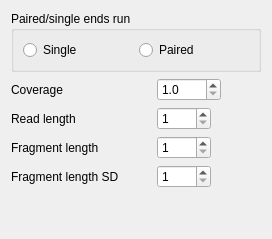
                    <widget class="QWidget" name="page">
                     <layout class="QVBoxLayout" name="verticalLayout_10">
                      <item>
                       <widget class="QGroupBox" name="groupBox_3">
                        <property name="sizePolicy">
                         <sizepolicy hsizetype="Minimum" vsizetype="Minimum">
                          <horstretch>0</horstretch>
                          <verstretch>0</verstretch>
                         </sizepolicy>
                        </property>
                        <property name="maximumSize">
                         <size>
                          <width>300</width>
                          <height>63</height>
                         </size>
                        </property>
                        <property name="title">
                         <string>Paired/single ends run</string>
                        </property>
                        <layout class="QHBoxLayout" name="horizontalLayout_25">
                         <item>
                          <widget class="QRadioButton" name="radioButton_art_se">
                           <property name="toolTip">
                            <string>Simulate a single-end sequencing experiment</string>
                           </property>
                           <property name="text">
                            <string>Single</string>
                           </property>
                          </widget>
                         </item>
                         <item>
                          <widget class="QRadioButton" name="radioButton_art_pe">
                           <property name="toolTip">
                            <string>Simulate a paired-ends sequencing experiment</string>
                           </property>
                           <property name="text">
                            <string>Paired</string>
                           </property>
                          </widget>
                         </item>
                        </layout>
                       </widget>
                      </item>
                      <item>
                       <layout class="QHBoxLayout" name="horizontalLayout_21">
                        <item>
                         <widget class="QLabel" name="label_19">
                          <property name="minimumSize">
                           <size>
                            <width>140</width>
                            <height>0</height>
                           </size>
                          </property>
                          <property name="maximumSize">
                           <size>
                            <width>140</width>
                            <height>16777215</height>
                           </size>
                          </property>
                          <property name="text">
                           <string>Coverage</string>
                          </property>
                         </widget>
                        </item>
                        <item>
                         <widget class="QDoubleSpinBox" name="doubleSpinBox_art_cov">
                          <property name="toolTip">
                           <string>Average expected depth per diploid individual, i.e. average number of reads covering each site</string>
                          </property>
                          <property name="decimals">
                           <number>1</number>
                          </property>
                          <property name="minimum">
                           <double>1.000000000000000</double>
                          </property>
                          <property name="maximum">
                           <double>1000.000000000000000</double>
                          </property>
                         </widget>
                        </item>
                        <item>
                         <spacer name="horizontalSpacer_14">
                          <property name="orientation">
                           <enum>Qt::Horizontal</enum>
                          </property>
                          <property name="sizeHint" stdset="0">
                           <size>
                            <width>40</width>
                            <height>20</height>
                           </size>
                          </property>
                         </spacer>
                        </item>
                       </layout>
                      </item>
                      <item>
                       <layout class="QHBoxLayout" name="horizontalLayout_22">
                        <item>
                         <widget class="QLabel" name="label_6">
                          <property name="minimumSize">
                           <size>
                            <width>140</width>
                            <height>0</height>
                           </size>
                          </property>
                          <property name="maximumSize">
                           <size>
                            <width>140</width>
                            <height>16777215</height>
                           </size>
                          </property>
                          <property name="text">
                           <string>Read length</string>
                          </property>
                         </widget>
                        </item>
                        <item>
                         <widget class="QSpinBox" name="spinBox_art_readlen">
                          <property name="toolTip">
                           <string>Length of sequencing reads to simulate</string>
                          </property>
                          <property name="minimum">
                           <number>1</number>
                          </property>
                          <property name="maximum">
                           <number>1000</number>
                          </property>
                          <property name="singleStep">
                           <number>25</number>
                          </property>
                         </widget>
                        </item>
                        <item>
                         <spacer name="horizontalSpacer_13">
                          <property name="orientation">
                           <enum>Qt::Horizontal</enum>
                          </property>
                          <property name="sizeHint" stdset="0">
                           <size>
                            <width>40</width>
                            <height>20</height>
                           </size>
                          </property>
                         </spacer>
                        </item>
                       </layout>
                      </item>
                      <item>
                       <layout class="QHBoxLayout" name="horizontalLayout_23">
                        <item>
                         <widget class="QLabel" name="label_20">
                          <property name="minimumSize">
                           <size>
                            <width>140</width>
                            <height>0</height>
                           </size>
                          </property>
                          <property name="maximumSize">
                           <size>
                            <width>140</width>
                            <height>16777215</height>
                           </size>
                          </property>
                          <property name="text">
                           <string>Fragment length</string>
                          </property>
                         </widget>
                        </item>
                        <item>
                         <widget class="QSpinBox" name="spinBox_art_fraglen">
                          <property name="toolTip">
                           <string>For paired-end simulations, the  mean size of DNA fragments. This is the fragment being sequenced from both ends, not the read length</string>
                          </property>
                          <property name="minimum">
                           <number>1</number>
                          </property>
                          <property name="maximum">
                           <number>1000</number>
                          </property>
                         </widget>
                        </item>
                        <item>
                         <spacer name="horizontalSpacer_12">
                          <property name="orientation">
                           <enum>Qt::Horizontal</enum>
                          </property>
                          <property name="sizeHint" stdset="0">
                           <size>
                            <width>40</width>
                            <height>20</height>
                           </size>
                          </property>
                         </spacer>
                        </item>
                       </layout>
                      </item>
                      <item>
                       <layout class="QHBoxLayout" name="horizontalLayout_24">
                        <item>
                         <widget class="QLabel" name="label_21">
                          <property name="minimumSize">
                           <size>
                            <width>140</width>
                            <height>0</height>
                           </size>
                          </property>
                          <property name="maximumSize">
                           <size>
                            <width>140</width>
                            <height>16777215</height>
                           </size>
                          </property>
                          <property name="text">
                           <string>Fragment length SD</string>
                          </property>
                         </widget>
                        </item>
                        <item>
                         <widget class="QSpinBox" name="spinBox_art_fragsd">
                          <property name="toolTip">
                           <string>Standard deviation of DNA fragment length</string>
                          </property>
                          <property name="minimum">
                           <number>1</number>
                          </property>
                          <property name="maximum">
                           <number>1000</number>
                          </property>
                         </widget>
                        </item>
                        <item>
                         <spacer name="horizontalSpacer_15">
                          <property name="orientation">
                           <enum>Qt::Horizontal</enum>
                          </property>
                          <property name="sizeHint" stdset="0">
                           <size>
                            <width>40</width>
                            <height>20</height>
                           </size>
                          </property>
                         </spacer>
                        </item>
                       </layout>
                      </item>
                      <item>
                       <spacer name="verticalSpacer_4">
                        <property name="orientation">
                         <enum>Qt::Vertical</enum>
                        </property>
                        <property name="sizeHint" stdset="0">
                         <size>
                          <width>20</width>
                          <height>40</height>
                         </size>
                        </property>
                       </spacer>
                      </item>
                     </layout>
                    </widget>
